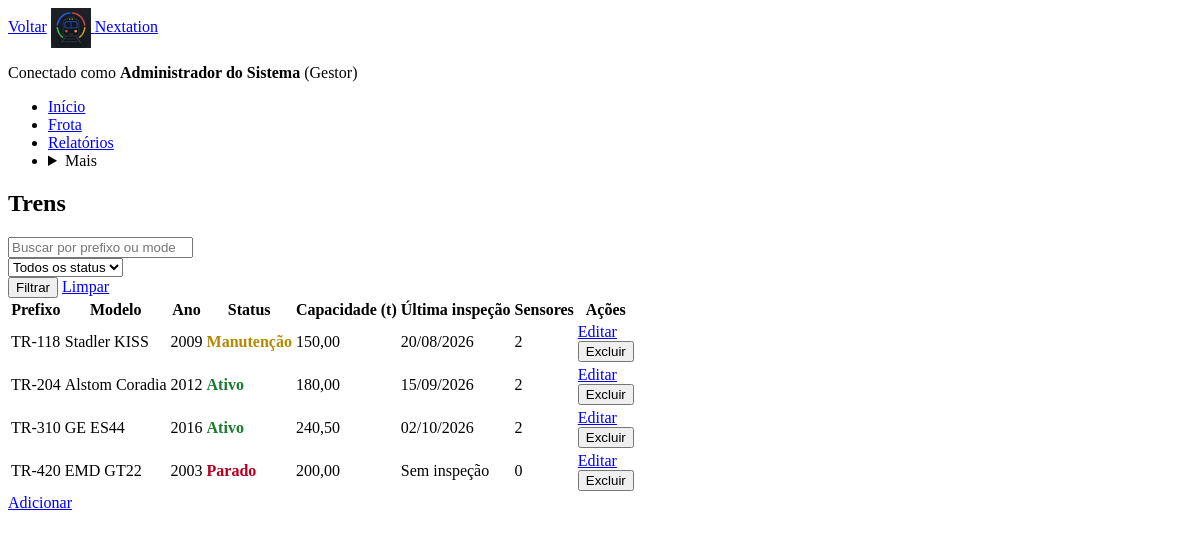
Page /trens.php (signed in) on the committed database.
### tables this page shows
CREATE TABLE usuarios (
    id_usuario INT NOT NULL AUTO_INCREMENT,
    nome VARCHAR(80) NOT NULL,
    login VARCHAR(30) NOT NULL,
    senha VARCHAR(255) NOT NULL,
    papel ENUM('administrador','maquinista','usuario_comum') NOT NULL,
    ativo TINYINT(1) NOT NULL DEFAULT 1,
    PRIMARY KEY (id_usuario),
    UNIQUE KEY uq_usuarios_login (login)
);

CREATE TABLE trens (
    id_trem INT NOT NULL AUTO_INCREMENT,
    prefixo VARCHAR(10) NOT NULL,
    modelo VARCHAR(60) NOT NULL,
    ano INT NOT NULL,
    status ENUM('em_operacao','manutencao','inativo') NOT NULL DEFAULT 'em_operacao',
    capacidade DECIMAL(8,2) NOT NULL,
    ultima_inspecao DATE NULL,
    PRIMARY KEY (id_trem),
    UNIQUE KEY uq_trens_prefixo (prefixo)
);

### includes/funcoes.php (called while the page is built, shortened)
<?php
function e($texto)
{
    return htmlspecialchars((string)$texto, ENT_QUOTES, 'UTF-8');
}
function papeisSistema()
{
    return [
        'administrador' => 'Gestor',
        'maquinista'    => 'Máquinista',
        'usuario_comum' => 'Funcionário',
    ];
}
function rotuloPapel($papel)
{
    return papeisSistema()[$papel] ?? $papel;
}
function statusTrens()
{
    return [
        'em_operacao' => 'Ativo',
        'manutencao'  => 'Manutenção',
        'inativo'     => 'Parado',
    ];
}
function classeStatusTrem($status)
{
    $mapa = ['em_operacao' => 'normal', 'manutencao' => 'atencao', 'inativo' => 'critico'];
    return 'status-' . ($mapa[$status] ?? 'normal');
}

### includes/proteger.php (called while the page is built, shortened)
<?php
require_once __DIR__ . '/../config/conexao.php';
$stmt = $conexao->prepare('SELECT nome, papel FROM usuarios WHERE id_usuario = ? AND ativo = 1');
$stmt->bind_param('i', $_SESSION['usuario_id']);
$stmt->execute();
$usuario_atual = $stmt->get_result()->fetch_assoc();

### includes/permissao.php (called while the page is built, shortened)
<?php
function temPapel($papeis_permitidos)
{
    return isset($_SESSION['usuario_papel'])
        && in_array($_SESSION['usuario_papel'], $papeis_permitidos, true);
}

### trens.php (the view, shortened to what this page needs)
<?php
require __DIR__ . '/includes/proteger.php';
require __DIR__ . '/includes/permissao.php';
require __DIR__ . '/config/conexao.php';
require __DIR__ . '/includes/funcoes.php';
$busca  = trim($_GET['busca'] ?? '');
$sql = 'SELECT trens.*, COUNT(sensores.id_sensor) AS qtd_sensores
        FROM trens
        LEFT JOIN sensores ON sensores.id_trem = trens.id_trem';
$sql .= ' GROUP BY trens.id_trem ORDER BY trens.prefixo';
$stmt = $conexao->prepare($sql);
$stmt->execute();
$resultado = $stmt->get_result();
$voltar = 'dashboard.php';
require __DIR__ . '/includes/cabecalho.php';
?>
<section class="pagina-cabecalho">
    <h1 class="titulo-pagina">Trens</h1>
</section>
<form class="filtros" method="GET" action="trens.php" role="search">
    <div class="campo campo-busca">
        <input class="campo-entrada" type="search" id="busca" name="busca" placeholder="Buscar por prefixo ou modelo..." value="<?= e($busca) ?>">
    </div>
    <div class="campo">
        <select class="campo-entrada" id="status" name="status">
            <option value="">Todos os status</option>
        </select>
    </div>
    <div class="filtros-acoes">
        <button class="botao botao-secundario" type="submit">Filtrar</button>
        <a class="botao-link" href="trens.php">Limpar</a>
    </div>
</form>
<?php if ($resultado->num_rows === 0): ?>
    <p class="estado-vazio">Nenhum trem encontrado.</p>
<?php else: ?>
<table class="tabela tabela-cartoes tabela-trens">
    <thead>
        <tr>
            <th scope="col">Prefixo</th><th scope="col">Modelo</th><th scope="col">Ano</th><th scope="col">Status</th>
            <th scope="col">Capacidade (t)</th><th scope="col">Última inspeção</th><th scope="col">Sensores</th><th scope="col">Ações</th>
        </tr>
    </thead>
    <tbody>
    <?php while ($trem = $resultado->fetch_assoc()): ?>
        <tr class="linha">
            <td class="celula-principal" data-label="Prefixo"><?= e($trem['prefixo']) ?></td>
            <td data-label="Modelo"><?= e($trem['modelo']) ?></td>
            <td data-label="Ano"><?= e($trem['ano']) ?></td>
            <td data-label="Status"><span class="selo <?= e(classeStatusTrem($trem['status'])) ?>"><?= e(statusTrens()[$trem['status']] ?? $trem['status']) ?></span></td>
            <td data-label="Capacidade (t)"><?= e(number_format((float)$trem['capacidade'], 2, ',', '.')) ?></td>
            <td data-label="Última inspeção"><?= $trem['ultima_inspecao'] ? e(date('d/m/Y', strtotime($trem['ultima_inspecao']))) : 'Sem inspeção' ?></td>
            <td data-label="Sensores"><?= e($trem['qtd_sensores']) ?></td>
            <td class="celula-acoes" data-label="Ações">
                <a class="botao botao-editar" href="trens_form.php?id_trem=<?= (int)$trem['id_trem'] ?>">Editar</a>
                <form class="form-linha" method="POST" action="trens.php" onsubmit="return confirm('Confirma a exclusão?');">
                    <button class="botao botao-perigo" type="submit">Excluir</button>
                </form>
            </td>
        </tr>
    <?php endwhile; ?>
    </tbody>
</table>
<?php endif; $stmt->close(); ?>
<div class="acoes-pagina">
    <a class="botao botao-primario botao-largo" href="trens_form.php">Adicionar</a>
</div>
<?php require __DIR__ . '/includes/rodape.php'; ?>

### includes/cabecalho.php (shortened to what this page needs)
<?php
require_once __DIR__ . '/funcoes.php';
$pagina_atual = basename($_SERVER['SCRIPT_NAME'], '.php');
$eh_gestor  = temPapel(['administrador']);
$grupos = [
    'inicio'     => ['dashboard'],
    'frota'      => ['trens', 'trens_form'] + ($eh_gestor ? [] : [2 => 'sensores']),
    'relatorios' => ['gera_relatorio', 'visualiza_relatorio'],
];
function itemAtual($grupos, $grupo, $pagina)
{
    return in_array($pagina, $grupos[$grupo], true) ? ' aria-current="page"' : '';
}
?>
<!DOCTYPE html>
<html lang="pt-BR">
<head>
    <link rel="stylesheet" href="assets/css/estilo.css">
</head>
<body class="pagina pagina-<?= e($pagina_atual) ?>">
<div class="app">
    <header class="topo">
        <div class="topo-esquerda">
            <?php if (isset($voltar)): ?>
                <a class="botao-voltar" href="<?= e($voltar) ?>"><?= icone('voltar') ?><span class="botao-voltar-texto">Voltar</span></a>
            <?php endif; ?>
            <a class="marca" href="dashboard.php">
                <img class="marca-logo" src="assets/img/logo.png" alt="">
                <span class="marca-nome">Nextation</span>
            </a>
        </div>
        <div class="topo-direita">
            <p class="usuario-logado">Conectado como <strong class="usuario-nome"><?= e($_SESSION['usuario_nome']) ?></strong> <span class="usuario-papel">(<?= e(rotuloPapel($_SESSION['usuario_papel'])) ?>)</span></p>
        </div>
    </header>
    <nav class="navegacao" aria-label="Navegação principal">
        <ul class="navegacao-lista">
            <li class="navegacao-item">
                <a class="navegacao-link" href="dashboard.php"<?= itemAtual($grupos, 'inicio', $pagina_atual) ?>>
                    <?= icone('inicio') ?><span class="navegacao-texto">Início</span>
                </a>
            </li>
            <?php if ($eh_gestor): ?>
            <li class="navegacao-item">
                <a class="navegacao-link" href="trens.php"<?= itemAtual($grupos, 'frota', $pagina_atual) ?>>
                    <?= icone('frota') ?><span class="navegacao-texto">Frota</span>
                </a>
            </li>
            <li class="navegacao-item">
                <a class="navegacao-link" href="gera_relatorio.php"<?= itemAtual($grupos, 'relatorios', $pagina_atual) ?>>
                    <?= icone('relatorios') ?><span class="navegacao-texto">Relatórios</span>
                </a>
            </li>
            <?php endif; ?>
            <li class="navegacao-item navegacao-mais">
                <details class="menu-mais">
                    <summary class="navegacao-link"><?= icone('mais') ?><span class="navegacao-texto">Mais</span></summary>
                </details>
            </li>
        </ul>
    </nav>
    <main class="conteudo">

### assets/css/estilo.css (style rules this page uses)
.status-normal, .sev-normal { color: #1b7a2e; font-weight: bold; }
.status-atencao, .sev-atencao { color: #b58900; font-weight: bold; }
.status-critico, .sev-critico { color: #b00020; font-weight: bold; }
.marca-logo { width: 40px; height: 40px; vertical-align: middle; }

### rows in the picture
usuarios: papel "Gestor"
trens: prefixo "TR-118", modelo "Stadler KISS", ano "2009", status "Manutenção", capacidade "150,00", ultima_inspecao "20/08/2026", qtd_sensores "2"
trens: prefixo "TR-204", modelo "Alstom Coradia", ano "2012", status "Ativo", capacidade "180,00", ultima_inspecao "15/09/2026", qtd_sensores "2"
trens: prefixo "TR-310", modelo "GE ES44", ano "2016", status "Ativo", capacidade "240,50", ultima_inspecao "02/10/2026", qtd_sensores "2"
trens: prefixo "TR-420", modelo "EMD GT22", ano "2003", status "Parado", capacidade "200,00", shows "Sem inspeção", qtd_sensores "0"

### other values in the picture
$_SESSION['usuario_nome'] "Administrador do Sistema"
